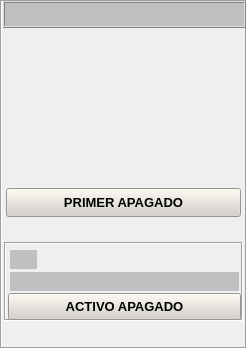
   <widget class="QFrame" name="Compresor_LP_5">
    <property name="geometry">
     <rect>
      <x>0</x>
      <y>312</y>
      <width>247</width>
      <height>349</height>
     </rect>
    </property>
    <property name="styleSheet">
     <string notr="true">background-color: none;</string>
    </property>
    <property name="frameShape">
     <enum>QFrame::Box</enum>
    </property>
    <property name="frameShadow">
     <enum>QFrame::Sunken</enum>
    </property>
    <widget class="QFrame" name="frame_14">
     <property name="geometry">
      <rect>
       <x>3</x>
       <y>1</y>
       <width>243</width>
       <height>27</height>
      </rect>
     </property>
     <property name="styleSheet">
      <string notr="true">background-color: rgb(192, 192, 192);</string>
     </property>
     <property name="frameShape">
      <enum>QFrame::Box</enum>
     </property>
     <property name="frameShadow">
      <enum>QFrame::Raised</enum>
     </property>
     <layout class="QGridLayout" name="gridLayout_27">
      <item row="0" column="0">
       <widget class="AUpTextLabel" name="leGEN_AVR_85">
        <property name="minimumSize">
         <size>
          <width>156</width>
          <height>9</height>
         </size>
        </property>
        <property name="maximumSize">
         <size>
          <width>156</width>
          <height>9</height>
         </size>
        </property>
        <property name="LabelText" stdset="0">
         <string>MODOS OPERACIONALES</string>
        </property>
        <property name="Font">
         <font>
          <pointsize>9</pointsize>
          <weight>75</weight>
          <bold>true</bold>
         </font>
        </property>
       </widget>
      </item>
     </layout>
    </widget>
    <widget class="AUpTextLabel" name="leGEN_AVR_88">
     <property name="geometry">
      <rect>
       <x>14</x>
       <y>32</y>
       <width>125</width>
       <height>16</height>
      </rect>
     </property>
     <property name="layoutDirection">
      <enum>Qt::LeftToRight</enum>
     </property>
     <property name="LabelText" stdset="0">
      <string>MODO DE OPERACION:</string>
     </property>
     <property name="Font">
      <font>
       <pointsize>8</pointsize>
       <weight>75</weight>
       <bold>true</bold>
      </font>
     </property>
    </widget>
    <widget class="AUpTextLabel" name="leGEN_AVR_89">
     <property name="geometry">
      <rect>
       <x>14</x>
       <y>48</y>
       <width>85</width>
       <height>16</height>
      </rect>
     </property>
     <property name="layoutDirection">
      <enum>Qt::LeftToRight</enum>
     </property>
     <property name="LabelText" stdset="0">
      <string>MODO MOTOR:</string>
     </property>
     <property name="Font">
      <font>
       <pointsize>8</pointsize>
       <weight>75</weight>
       <bold>true</bold>
      </font>
     </property>
    </widget>
    <widget class="AUpTextLabel" name="leGEN_AVR_90">
     <property name="geometry">
      <rect>
       <x>14</x>
       <y>62</y>
       <width>115</width>
       <height>16</height>
      </rect>
     </property>
     <property name="layoutDirection">
      <enum>Qt::LeftToRight</enum>
     </property>
     <property name="LabelText" stdset="0">
      <string>LISTA PARA INICIAR</string>
     </property>
     <property name="Font">
      <font>
       <pointsize>8</pointsize>
       <weight>75</weight>
       <bold>true</bold>
      </font>
     </property>
    </widget>
    <widget class="AUpTextLabel" name="leGEN_AVR_91">
     <property name="geometry">
      <rect>
       <x>14</x>
       <y>80</y>
       <width>37</width>
       <height>16</height>
      </rect>
     </property>
     <property name="layoutDirection">
      <enum>Qt::LeftToRight</enum>
     </property>
     <property name="LabelText" stdset="0">
      <string>ISOCH</string>
     </property>
     <property name="Font">
      <font>
       <pointsize>8</pointsize>
       <weight>75</weight>
       <bold>true</bold>
      </font>
     </property>
    </widget>
    <widget class="AUpTextLabel" name="leGEN_AVR_92">
     <property name="geometry">
      <rect>
       <x>14</x>
       <y>98</y>
       <width>119</width>
       <height>16</height>
      </rect>
     </property>
     <property name="layoutDirection">
      <enum>Qt::LeftToRight</enum>
     </property>
     <property name="LabelText" stdset="0">
      <string>DMD DEL QUEMADOR:</string>
     </property>
     <property name="Font">
      <font>
       <pointsize>8</pointsize>
       <weight>75</weight>
       <bold>true</bold>
      </font>
     </property>
    </widget>
    <widget class="AUpTextLabel" name="leGEN_AVR_93">
     <property name="geometry">
      <rect>
       <x>14</x>
       <y>112</y>
       <width>129</width>
       <height>16</height>
      </rect>
     </property>
     <property name="layoutDirection">
      <enum>Qt::LeftToRight</enum>
     </property>
     <property name="LabelText" stdset="0">
      <string>MODO DEL QUEMADOR:</string>
     </property>
     <property name="Font">
      <font>
       <pointsize>8</pointsize>
       <weight>75</weight>
       <bold>true</bold>
      </font>
     </property>
    </widget>
    <widget class="AUpTextLabel" name="leGEN_AVR_94">
     <property name="geometry">
      <rect>
       <x>14</x>
       <y>128</y>
       <width>69</width>
       <height>16</height>
      </rect>
     </property>
     <property name="layoutDirection">
      <enum>Qt::LeftToRight</enum>
     </property>
     <property name="LabelText" stdset="0">
      <string>B (PILOTO)</string>
     </property>
     <property name="Font">
      <font>
       <pointsize>8</pointsize>
       <weight>75</weight>
       <bold>true</bold>
      </font>
     </property>
    </widget>
    <widget class="AUpTextLabel" name="leGEN_AVR_95">
     <property name="geometry">
      <rect>
       <x>14</x>
       <y>140</y>
       <width>185</width>
       <height>16</height>
      </rect>
     </property>
     <property name="layoutDirection">
      <enum>Qt::LeftToRight</enum>
     </property>
     <property name="LabelText" stdset="0">
      <string>MODO DE CTRL DE COMBUSTIBLE:</string>
     </property>
     <property name="Font">
      <font>
       <pointsize>8</pointsize>
       <weight>75</weight>
       <bold>true</bold>
      </font>
     </property>
    </widget>
    <widget class="AUpTextLabel" name="leGEN_AVR_96">
     <property name="geometry">
      <rect>
       <x>14</x>
       <y>156</y>
       <width>71</width>
       <height>16</height>
      </rect>
     </property>
     <property name="layoutDirection">
      <enum>Qt::LeftToRight</enum>
     </property>
     <property name="LabelText" stdset="0">
      <string>REGULADOR:</string>
     </property>
     <property name="Font">
      <font>
       <pointsize>8</pointsize>
       <weight>75</weight>
       <bold>true</bold>
      </font>
     </property>
    </widget>
    <widget class="AUpTextLabel" name="leGEN_AVR_97">
     <property name="geometry">
      <rect>
       <x>14</x>
       <y>172</y>
       <width>135</width>
       <height>16</height>
      </rect>
     </property>
     <property name="layoutDirection">
      <enum>Qt::LeftToRight</enum>
     </property>
     <property name="LabelText" stdset="0">
      <string>COMBUSTIBLE CERRADO</string>
     </property>
     <property name="Font">
      <font>
       <pointsize>8</pointsize>
       <weight>75</weight>
       <bold>true</bold>
      </font>
     </property>
    </widget>
    <widget class="AUpTextLabel" name="leGEN_AVR_98">
     <property name="geometry">
      <rect>
       <x>168</x>
       <y>32</y>
       <width>71</width>
       <height>16</height>
      </rect>
     </property>
     <property name="layoutDirection">
      <enum>Qt::RightToLeft</enum>
     </property>
     <property name="isUpdateable" stdset="0">
      <bool>true</bool>
     </property>
     <property name="LabelText" stdset="0">
      <string/>
     </property>
     <property name="Font">
      <font>
       <pointsize>8</pointsize>
       <weight>75</weight>
       <bold>true</bold>
      </font>
     </property>
    </widget>
    <widget class="AUpTextLabel" name="leGEN_AVR_99">
     <property name="geometry">
      <rect>
       <x>168</x>
       <y>48</y>
       <width>71</width>
       <height>16</height>
      </rect>
     </property>
     <property name="layoutDirection">
      <enum>Qt::RightToLeft</enum>
     </property>
     <property name="isUpdateable" stdset="0">
      <bool>true</bool>
     </property>
     <property name="LabelText" stdset="0">
      <string/>
     </property>
     <property name="Font">
      <font>
       <pointsize>8</pointsize>
       <weight>75</weight>
       <bold>true</bold>
      </font>
     </property>
    </widget>
    <widget class="AUpTextLabel" name="leGEN_AVR_100">
     <property name="geometry">
      <rect>
       <x>168</x>
       <y>96</y>
       <width>71</width>
       <height>16</height>
      </rect>
     </property>
     <property name="layoutDirection">
      <enum>Qt::RightToLeft</enum>
     </property>
     <property name="isUpdateable" stdset="0">
      <bool>true</bool>
     </property>
     <property name="LabelText" stdset="0">
      <string/>
     </property>
     <property name="Font">
      <font>
       <pointsize>8</pointsize>
       <weight>75</weight>
       <bold>true</bold>
      </font>
     </property>
    </widget>
    <widget class="AUpTextLabel" name="leGEN_AVR_101">
     <property name="geometry">
      <rect>
       <x>168</x>
       <y>112</y>
       <width>71</width>
       <height>16</height>
      </rect>
     </property>
     <property name="layoutDirection">
      <enum>Qt::RightToLeft</enum>
     </property>
     <property name="isUpdateable" stdset="0">
      <bool>true</bool>
     </property>
     <property name="LabelText" stdset="0">
      <string/>
     </property>
     <property name="Font">
      <font>
       <pointsize>8</pointsize>
       <weight>75</weight>
       <bold>true</bold>
      </font>
     </property>
    </widget>
    <widget class="AUpTextLabel" name="leGEN_AVR_102">
     <property name="geometry">
      <rect>
       <x>168</x>
       <y>156</y>
       <width>71</width>
       <height>16</height>
      </rect>
     </property>
     <property name="layoutDirection">
      <enum>Qt::RightToLeft</enum>
     </property>
     <property name="isUpdateable" stdset="0">
      <bool>true</bool>
     </property>
     <property name="LabelText" stdset="0">
      <string/>
     </property>
     <property name="Font">
      <font>
       <pointsize>8</pointsize>
       <weight>75</weight>
       <bold>true</bold>
      </font>
     </property>
    </widget>
    <widget class="QPushButton" name="btnMOPA">
     <property name="geometry">
      <rect>
       <x>6</x>
       <y>188</y>
       <width>235</width>
       <height>29</height>
      </rect>
     </property>
     <property name="font">
      <font>
       <pointsize>10</pointsize>
       <weight>75</weight>
       <bold>true</bold>
      </font>
     </property>
     <property name="styleSheet">
      <string notr="true">background-color: rgb(212, 208, 200);</string>
     </property>
     <property name="text">
      <string>PRIMER APAGADO</string>
     </property>
    </widget>
    <widget class="QFrame" name="Compresor_LP_6">
     <property name="geometry">
      <rect>
       <x>4</x>
       <y>242</y>
       <width>239</width>
       <height>79</height>
      </rect>
     </property>
     <property name="styleSheet">
      <string notr="true">background-color: none;</string>
     </property>
     <property name="frameShape">
      <enum>QFrame::Box</enum>
     </property>
     <property name="frameShadow">
      <enum>QFrame::Sunken</enum>
     </property>
     <widget class="QPushButton" name="btnMOAA">
      <property name="geometry">
       <rect>
        <x>4</x>
        <y>51</y>
        <width>233</width>
        <height>27</height>
       </rect>
      </property>
      <property name="font">
       <font>
        <pointsize>10</pointsize>
        <weight>75</weight>
        <bold>true</bold>
       </font>
      </property>
      <property name="styleSheet">
       <string notr="true">background-color: rgb(212, 208, 200);</string>
      </property>
      <property name="text">
       <string>ACTIVO APAGADO</string>
      </property>
     </widget>
     <widget class="AUpTextLabel" name="leGEN_AVR_103">
      <property name="geometry">
       <rect>
        <x>88</x>
        <y>8</y>
        <width>67</width>
        <height>16</height>
       </rect>
      </property>
      <property name="layoutDirection">
       <enum>Qt::RightToLeft</enum>
      </property>
      <property name="LabelText" stdset="0">
       <string>Descripción</string>
      </property>
      <property name="Font">
       <font>
        <pointsize>8</pointsize>
        <weight>75</weight>
        <bold>true</bold>
       </font>
      </property>
     </widget>
     <widget class="AUpTextLabel" name="leGEN_AVR_104">
      <property name="geometry">
       <rect>
        <x>40</x>
        <y>8</y>
        <width>29</width>
        <height>16</height>
       </rect>
      </property>
      <property name="layoutDirection">
       <enum>Qt::RightToLeft</enum>
      </property>
      <property name="LabelText" stdset="0">
       <string>Num</string>
      </property>
      <property name="Font">
       <font>
        <pointsize>8</pointsize>
        <weight>75</weight>
        <bold>true</bold>
       </font>
      </property>
     </widget>
     <widget class="AUpTextLabel" name="leGEN_AVR_105">
      <property name="geometry">
       <rect>
        <x>6</x>
        <y>8</y>
        <width>27</width>
        <height>19</height>
       </rect>
      </property>
      <property name="layoutDirection">
       <enum>Qt::RightToLeft</enum>
      </property>
      <property name="styleSheet">
       <string notr="true">background-color: rgb(192, 192, 192);</string>
      </property>
      <property name="LabelText" stdset="0">
       <string/>
      </property>
      <property name="FrameShape">
       <enum>QFrame::Panel</enum>
      </property>
      <property name="FrameShadow">
       <enum>QFrame::Sunken</enum>
      </property>
      <property name="Font">
       <font>
        <pointsize>8</pointsize>
        <weight>75</weight>
        <bold>true</bold>
       </font>
      </property>
     </widget>
     <widget class="AUpTextLabel" name="leGEN_AVR_106">
      <property name="geometry">
       <rect>
        <x>6</x>
        <y>30</y>
        <width>229</width>
        <height>19</height>
       </rect>
      </property>
      <property name="layoutDirection">
       <enum>Qt::LeftToRight</enum>
      </property>
      <property name="styleSheet">
       <string notr="true">background-color: rgb(192, 192, 192);</string>
      </property>
      <property name="LabelText" stdset="0">
       <string/>
      </property>
      <property name="FrameShape">
       <enum>QFrame::Panel</enum>
      </property>
      <property name="FrameShadow">
       <enum>QFrame::Sunken</enum>
      </property>
      <property name="Font">
       <font>
        <pointsize>8</pointsize>
        <weight>75</weight>
        <bold>true</bold>
       </font>
      </property>
      <property name="StrOnState">
       <string/>
      </property>
      <property name="StrOffState">
       <string>SIN APAGADOS</string>
      </property>
     </widget>
    </widget>
   </widget>
